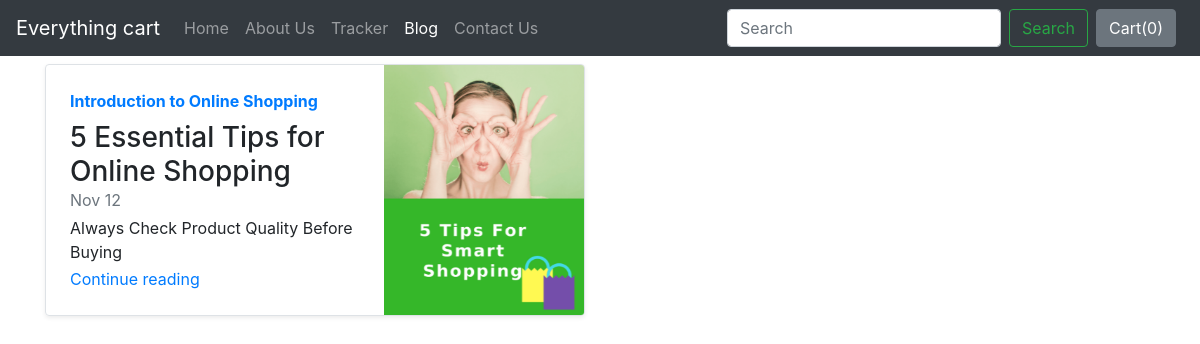
Screenshot of /blog/ with the database file from the repository.
### blog/models.py (models this page shows)
class Blogpost(models.Model):
    post_id = models.AutoField(primary_key=True)
    title = models.CharField(max_length=50)
    head0 = models.CharField(max_length=500, default="")
    chead0 = models.CharField(max_length=5000, default="")
    head1 = models.CharField(max_length=500, default="")
    chead1 = models.CharField(max_length=5000, default="")
    head2 = models.CharField(max_length=500, default="")
    chead2 = models.CharField(max_length=5000, default="")
    pub_date = models.DateField()
    thumbnail = models.ImageField(upload_to='shop/images', default="")
    def __str__(self):
        return self.title

### blog/views.py (the view)
# urls.py: path("", views.index, name="blogHome"),
def index(request):
    myposts = Blogpost.objects.all()
    print(myposts)
    return render(request, 'blog/index.html',
                  {'myposts': myposts})

### blog/templates/blog/index.html (shortened to what this page needs)
{% extends 'blog/basic.html' %}
{% block body %}
<div class="container">
<div class="row my-2">
    {% for item in myposts %}
        <div class="col-md-6">
            <div
                class="row no-gutters border rounded overflow-hidden flex-md-row mb-4 shadow-sm h-md-250 position-relative">
                <div class="col p-4 d-flex flex-column position-static">
                    <strong class="d-inline-block mb-2 text-primary">{{item.head0}}</strong>
                    <h3 class="mb-0">{{item.title}}</h3>
                    <div class="mb-1 text-muted">Nov 12</div>
                    <p class="card-text mb-auto">{{item.head1}}</p>
                    <a href="blogpost/{{item.post_id}}" class="stretched-link">Continue reading</a>
                </div>
                <div class="col-auto d-none d-lg-block">
                    <img src="/media/{{item.thumbnail}}" class="bd-placeholder-img" width="200" height="250"
                        aria-label="Placeholder: Thumbnail"/>
                </div>
            </div>
        </div>
    {% endfor %}
</div>
{% endblock %}

### rows the page displays
Blogpost: head0 "Introduction to Online Shopping", title "5 Essential Tips for Online Shopping", head1 "Always Check Product Quality Before Buying", thumbnail (picture)
